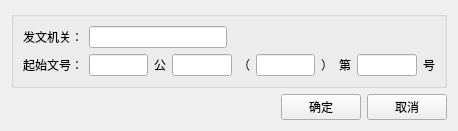
<?xml version="1.0" encoding="UTF-8"?>
<ui version="4.0">
 <class>Form</class>
 <widget class="QWidget" name="Form">
  <property name="geometry">
   <rect>
    <x>0</x>
    <y>0</y>
    <width>458</width>
    <height>120</height>
   </rect>
  </property>
  <property name="windowTitle">
   <string>Form</string>
  </property>
  <layout class="QVBoxLayout" name="verticalLayout">
   <item>
    <widget class="QGroupBox" name="groupBox">
     <property name="title">
      <string/>
     </property>
     <layout class="QGridLayout" name="gridLayout">
      <item row="0" column="0">
       <layout class="QHBoxLayout" name="horizontalLayout_2">
        <item>
         <widget class="QLabel" name="label">
          <property name="text">
           <string>发文机关：</string>
          </property>
         </widget>
        </item>
        <item>
         <widget class="QLineEdit" name="lineEdit"/>
        </item>
        <item>
         <spacer name="horizontalSpacer">
          <property name="orientation">
           <enum>Qt::Horizontal</enum>
          </property>
          <property name="sizeHint" stdset="0">
           <size>
            <width>208</width>
            <height>20</height>
           </size>
          </property>
         </spacer>
        </item>
       </layout>
      </item>
      <item row="1" column="0">
       <layout class="QHBoxLayout" name="horizontalLayout">
        <item>
         <widget class="QLabel" name="label_2">
          <property name="text">
           <string>起始文号：</string>
          </property>
         </widget>
        </item>
        <item>
         <widget class="QLineEdit" name="lineEdit_2"/>
        </item>
        <item>
         <widget class="QLabel" name="label_3">
          <property name="text">
           <string>公</string>
          </property>
         </widget>
        </item>
        <item>
         <widget class="QLineEdit" name="lineEdit_3"/>
        </item>
        <item>
         <widget class="QLabel" name="label_4">
          <property name="text">
           <string>（</string>
          </property>
         </widget>
        </item>
        <item>
         <widget class="QLineEdit" name="lineEdit_4"/>
        </item>
        <item>
         <widget class="QLabel" name="label_5">
          <property name="text">
           <string>）</string>
          </property>
         </widget>
        </item>
        <item>
         <widget class="QLabel" name="label_6">
          <property name="text">
           <string>第</string>
          </property>
         </widget>
        </item>
        <item>
         <widget class="QLineEdit" name="lineEdit_5"/>
        </item>
        <item>
         <widget class="QLabel" name="label_7">
          <property name="text">
           <string>号</string>
          </property>
         </widget>
        </item>
       </layout>
      </item>
     </layout>
    </widget>
   </item>
   <item>
    <layout class="QHBoxLayout" name="horizontalLayout_3">
     <item>
      <spacer name="horizontalSpacer_2">
       <property name="orientation">
        <enum>Qt::Horizontal</enum>
       </property>
       <property name="sizeHint" stdset="0">
        <size>
         <width>218</width>
         <height>20</height>
        </size>
       </property>
      </spacer>
     </item>
     <item>
      <widget class="QPushButton" name="pushButton">
       <property name="text">
        <string>确定</string>
       </property>
      </widget>
     </item>
     <item>
      <widget class="QPushButton" name="pushButton_2">
       <property name="text">
        <string>取消</string>
       </property>
      </widget>
     </item>
    </layout>
   </item>
  </layout>
 </widget>
 <resources/>
 <connections/>
</ui>
